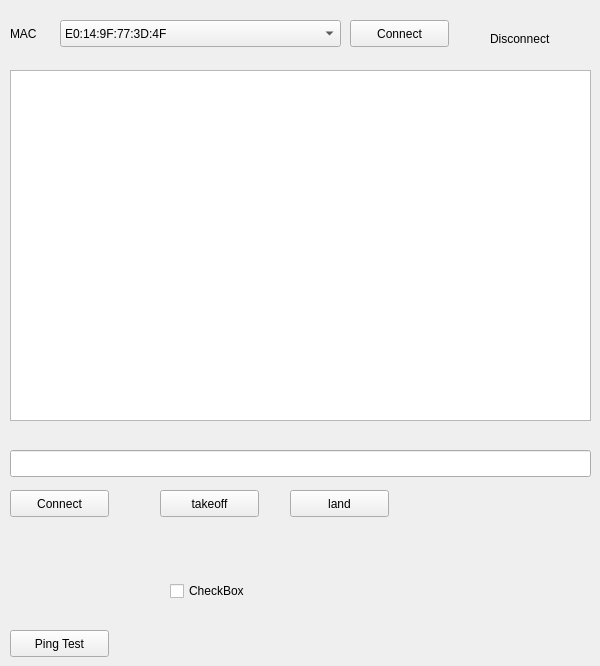
    <widget class="QWidget" name="tab_3">
     <attribute name="title">
      <string>gatttool</string>
     </attribute>
     <widget class="QLabel" name="label_14">
      <property name="geometry">
       <rect>
        <x>10</x>
        <y>25</y>
        <width>31</width>
        <height>17</height>
       </rect>
      </property>
      <property name="text">
       <string>MAC</string>
      </property>
     </widget>
     <widget class="QComboBox" name="ble_comboBox">
      <property name="geometry">
       <rect>
        <x>60</x>
        <y>20</y>
        <width>281</width>
        <height>27</height>
       </rect>
      </property>
      <item>
       <property name="text">
        <string>E0:14:9F:77:3D:4F</string>
       </property>
      </item>
      <item>
       <property name="text">
        <string>E0:14:E8:B2:3D:50</string>
       </property>
      </item>
     </widget>
     <widget class="QPushButton" name="ble_connect_button">
      <property name="geometry">
       <rect>
        <x>350</x>
        <y>20</y>
        <width>99</width>
        <height>27</height>
       </rect>
      </property>
      <property name="text">
       <string>Connect</string>
      </property>
     </widget>
     <widget class="QTextEdit" name="ble_log_textEdit">
      <property name="geometry">
       <rect>
        <x>10</x>
        <y>70</y>
        <width>581</width>
        <height>351</height>
       </rect>
      </property>
      <property name="readOnly">
       <bool>true</bool>
      </property>
     </widget>
     <widget class="QLineEdit" name="ble_lineEdit">
      <property name="geometry">
       <rect>
        <x>10</x>
        <y>450</y>
        <width>581</width>
        <height>27</height>
       </rect>
      </property>
     </widget>
     <widget class="QLabel" name="ble_label">
      <property name="geometry">
       <rect>
        <x>490</x>
        <y>30</y>
        <width>91</width>
        <height>17</height>
       </rect>
      </property>
      <property name="text">
       <string>Disconnect</string>
      </property>
     </widget>
     <widget class="QPushButton" name="ping_test_Button">
      <property name="geometry">
       <rect>
        <x>10</x>
        <y>630</y>
        <width>99</width>
        <height>27</height>
       </rect>
      </property>
      <property name="text">
       <string>Ping Test</string>
      </property>
     </widget>
     <widget class="QPushButton" name="takeoff_Button">
      <property name="geometry">
       <rect>
        <x>160</x>
        <y>490</y>
        <width>99</width>
        <height>27</height>
       </rect>
      </property>
      <property name="text">
       <string>takeoff</string>
      </property>
     </widget>
     <widget class="QPushButton" name="land_Button">
      <property name="geometry">
       <rect>
        <x>290</x>
        <y>490</y>
        <width>99</width>
        <height>27</height>
       </rect>
      </property>
      <property name="text">
       <string>land</string>
      </property>
     </widget>
     <widget class="QPushButton" name="pushButton">
      <property name="geometry">
       <rect>
        <x>10</x>
        <y>490</y>
        <width>99</width>
        <height>27</height>
       </rect>
      </property>
      <property name="text">
       <string>Connect</string>
      </property>
     </widget>
     <widget class="QCheckBox" name="checkBox">
      <property name="geometry">
       <rect>
        <x>170</x>
        <y>580</y>
        <width>97</width>
        <height>22</height>
       </rect>
      </property>
      <property name="text">
       <string>CheckBox</string>
      </property>
     </widget>
    </widget>
